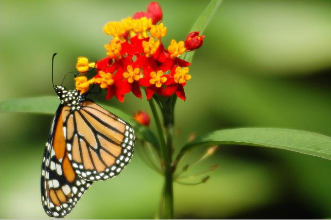
%> input picture Tugas 5/Gambar.png, 331 x 220 px
$ octave tugas5.m   (GNU Octave 9; MATLAB toolbox functions it lacks are replaced by stand-ins)
%> lines starting %> are read from the running program, lines starting %| are printed output that depends on the picture
A = imread('Gambar.png');
%> A is the input picture: size 220x331x3 uint8; mean R, G, B 122.5, 126.1, 56.1
rgbImage = imread('Gambar.png');
A = im2double(A);
%> A: size 220x331x3 double
set(gcf,'Position',get(0,'Screensize'));

r=A(:,:,1);
g=A(:,:,2);
b=A(:,:,3);

c = 1-r;
m = 1-g;
y = 1-b;
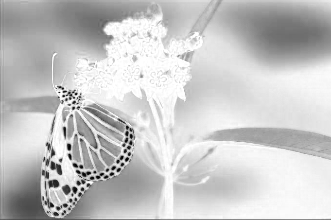
%> y: size 220x331 double; min 0, max 1, mean 0.78
CMY = cat(3,c,m,y);
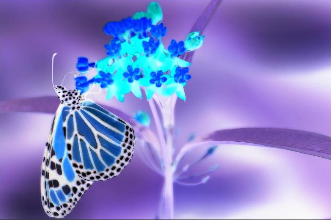
%> CMY: size 220x331x3 double; mean R, G, B 0.519, 0.506, 0.78

Y = 0.3*r+0.59*g+0.11*b;
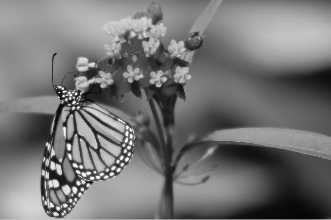
%> Y: size 220x331 double; min 0.0179, max 0.998, mean 0.46
I = 0.6*r-0.28*g-0.32*b;
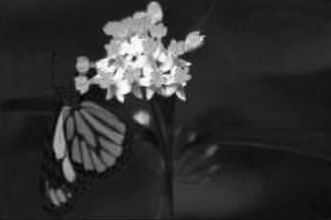
%> I: size 220x331 double; min -0.0439, max 0.599, mean 0.0795; drawn with min black and max white
Q = 0.21*r-0.52*g+0.31*b;
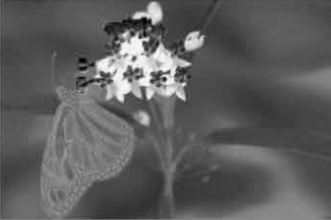
%> Q: size 220x331 double; min -0.271, max 0.226, mean -0.088; drawn with min black and max white
YIQ = cat(3,Y,I,Q);
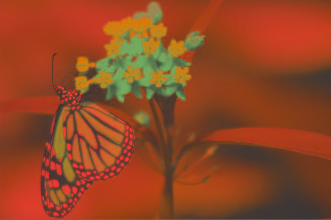
%> YIQ: size 220x331x3 double; mean R, G, B 0.46, 0.0795, -0.088; drawn with min black and max white

YCBCR = rgb2ycbcr(rgbImage);
%> YCBCR: size 220x331x3 uint8; mean of channels 1, 2, 3 116.5, 97.8, 131.4
HSV=rgb2hsv(rgbImage);
%> HSV: size 220x331x3 double; mean H, S, V 0.21, 0.623, 0.555

subplot(3,3,2);imshow(A);title('Citra Asli');
subplot(3,3,4);imshow(CMY);title('RGB to CMY');
subplot(3,3,6);imshow(YIQ);title('RGB to YIQ');
%> after `imshow(YIQ)`:
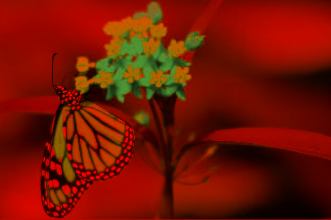
%> displayed picture: size 220x331x3, on the screen's scale of 0 to 255; mean R, G, B 117.3, 20.3, 1.8
subplot(3,3,7);imshow(YCBCR);title('RGB to YCBCR');
subplot(3,3,9);imshow(HSV);title('RGB to HSV');
